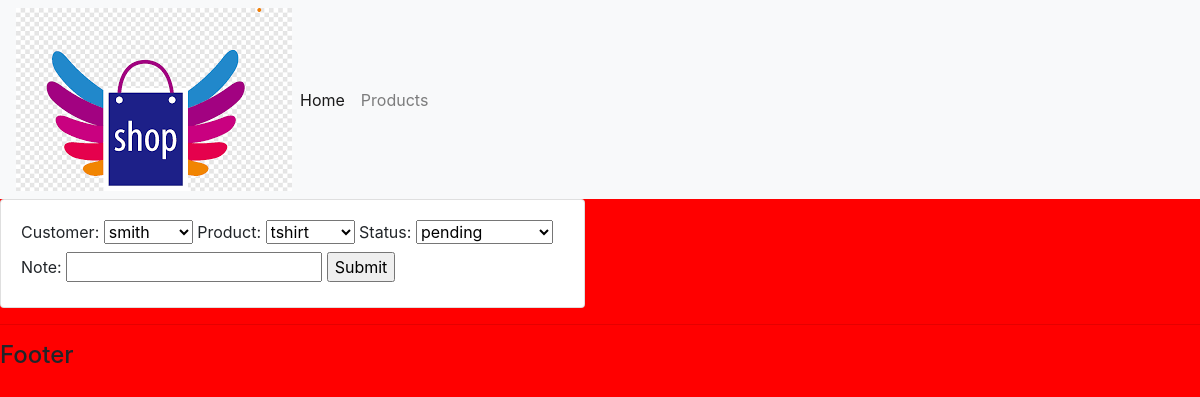
Before: /update_order/1/ with the older database file.
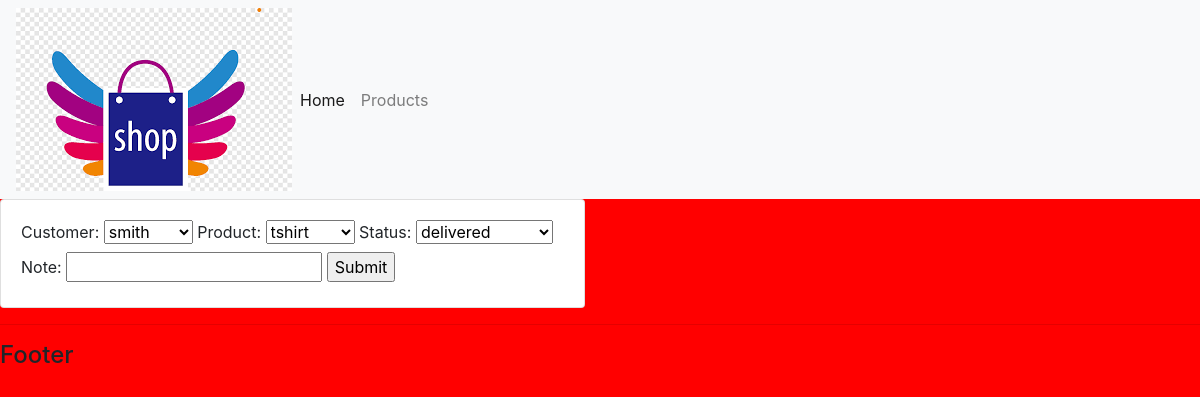
After: the same page with the newer database file.
### accounts/models.py (models this page shows, shortened)
class Order(models.Model):
    STATUS=(('pending','pending'),
    ('out for delivery','out for delivery'),
    ('delivered','delivered'),
    )
    customer=models.ForeignKey(Customer,null=True,on_delete=models.SET_NULL)
    product=models.ForeignKey(Product,null=True,on_delete=models.SET_NULL)
    date= models.DateTimeField(auto_now_add=True, null=True)
    status= models.CharField(max_length=100, null=True,choices=STATUS)
    note= models.CharField(max_length=1000, null=True)

### accounts/views.py (the view)
# urls.py: path('update_order/<str:pk>/',views.updateOrder,name="update_order"),
def updateOrder(request, pk):
    order = Order.objects.get(id=pk)
    form = OrderForm(instance=order)
    if request.method == 'POST':
        form = OrderForm(request.POST, instance=order)
        if form.is_valid():
            form.save()
            return redirect('/')
    context = {'form':form}
    return render(request, 'accounts/order_form.html', context)

### accounts/forms.py
class OrderForm(ModelForm):
	class Meta:
		model = Order
		fields = '__all__'

### accounts/models.py (called while the page is built)
    def __str__(self):
        return self.name

    def __str__(self):
        return self.name

### accounts/templates/accounts/order_form.html (shortened to what this page needs)
{%  extends 'accounts/main.html' %}
{% load static %}
{% block content %}
<div class="row">
	<div class="col-md-6">
		<div class="card card-body">
			<form action="" method="POST">
				{{form}}
				<input type="submit" name="Submit">
			</form>
		</div>
	</div>
</div>
{% endblock %}

Changed rows visible on the page:
changed Order "smith": status "pending" → "delivered"
